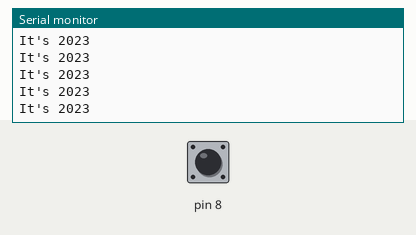
Recording of a sketch running on a simulated Arduino Uno, built with avr-gcc and run on an emulated ATmega328P. Shown: the last lines printed to the serial monitor. Inputs (shaded band) come from the test bench; at power-on: pin 8 LOW.

Above: at 1.2 s.
1.3 s: pin 8 driven HIGH
At 2.4 s:
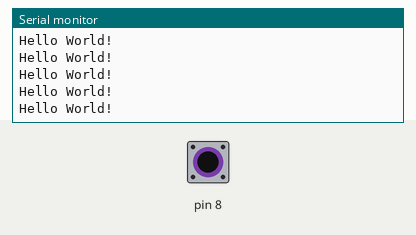
3.2 s: pin 8 driven LOW
At 4.0 s:
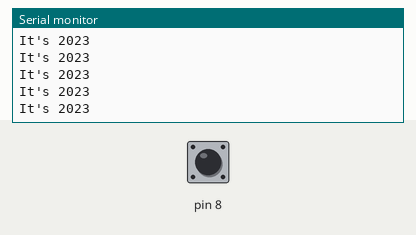
6.2 s: pin 8 driven HIGH
At 7.2 s:
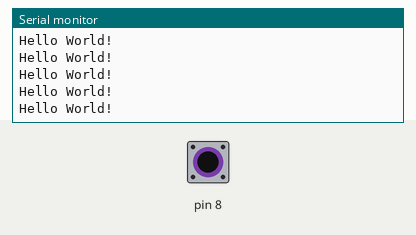
9.2 s: pin 8 pulsed LOW 2 times (0.12 s each, 0.3 s apart)
12.8 s: pin 8 pulsed LOW 5 times (0.12 s each, 0.3 s apart)
17.3 s: pin 8 driven LOW
At 18.3 s:
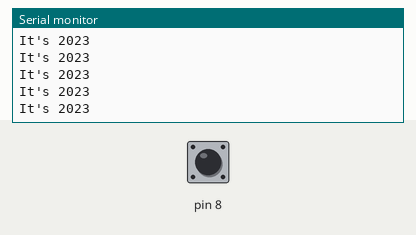

Measured:
- after the input at 1.3 s, the serial monitor: prints a new line after 0.07 s (image 1)
- after the input at 17.3 s, the serial monitor: prints a new line after 0.07 s (image 4)

The sketch:

Lab_3_Ex_3.ino
```cpp
void setup() {
  // put your setup code here, to run once:
  Serial.begin(9600);
  pinMode(8, INPUT);
}

void loop() {
  // put your main code here, to run repeatedly:
  if (digitalRead(8) == HIGH){
    Serial.println("Hello World!");
  }
  if (digitalRead(8) == LOW) {
    Serial.println("It's 2023");
  }
}
```
